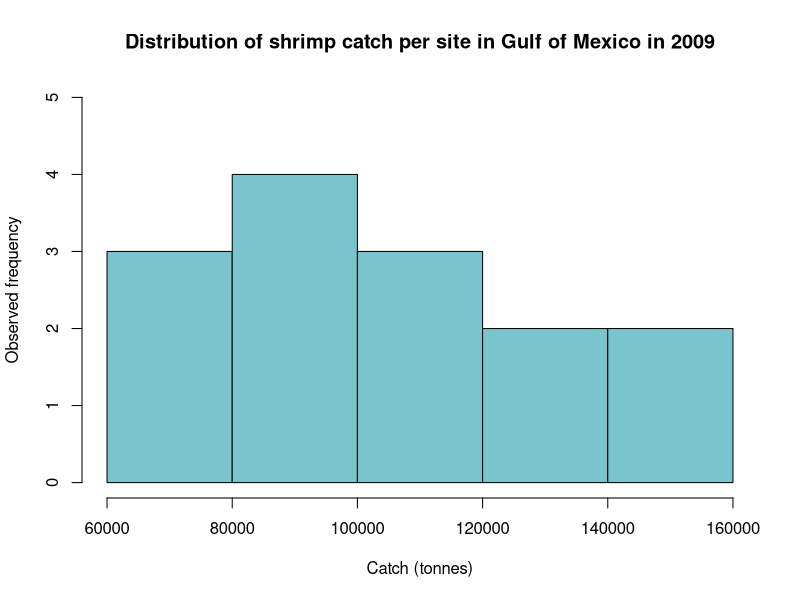
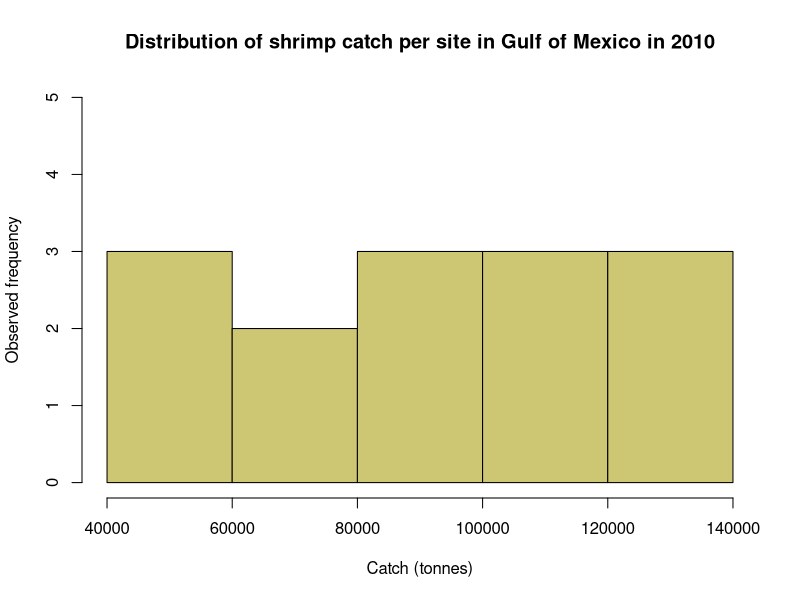
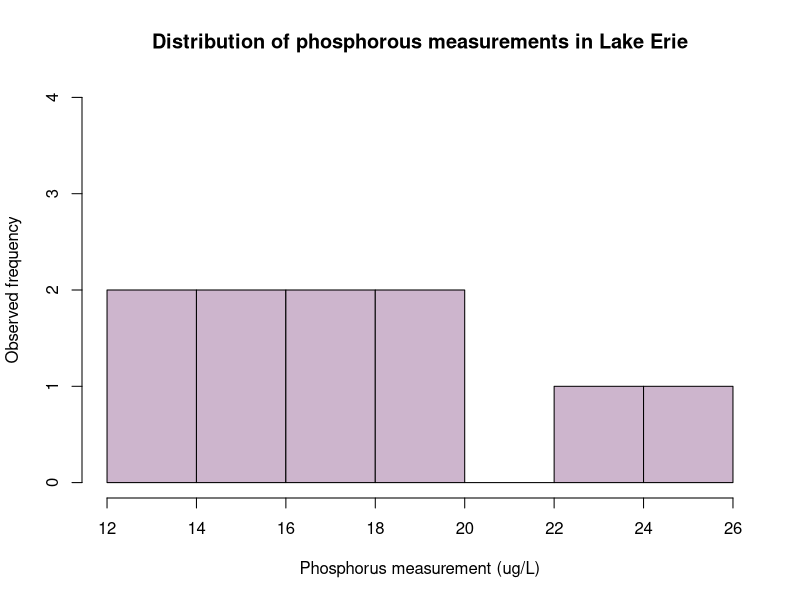
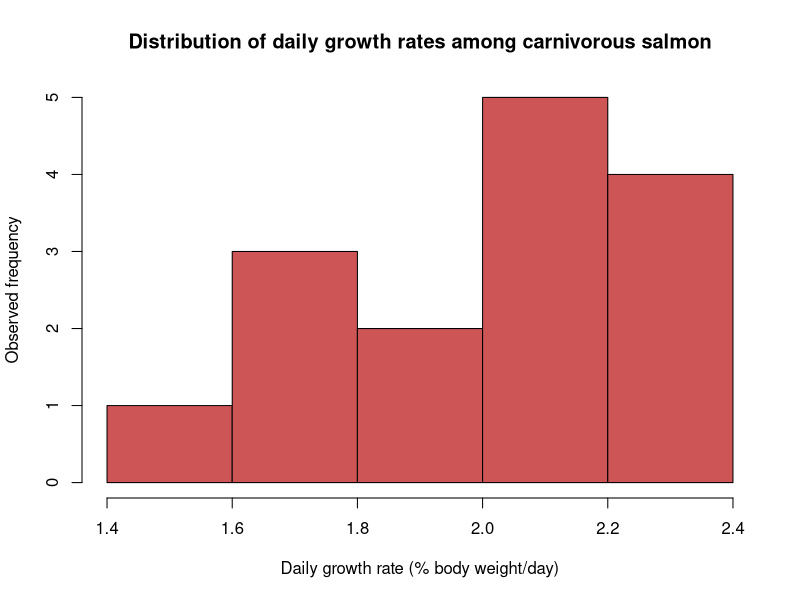
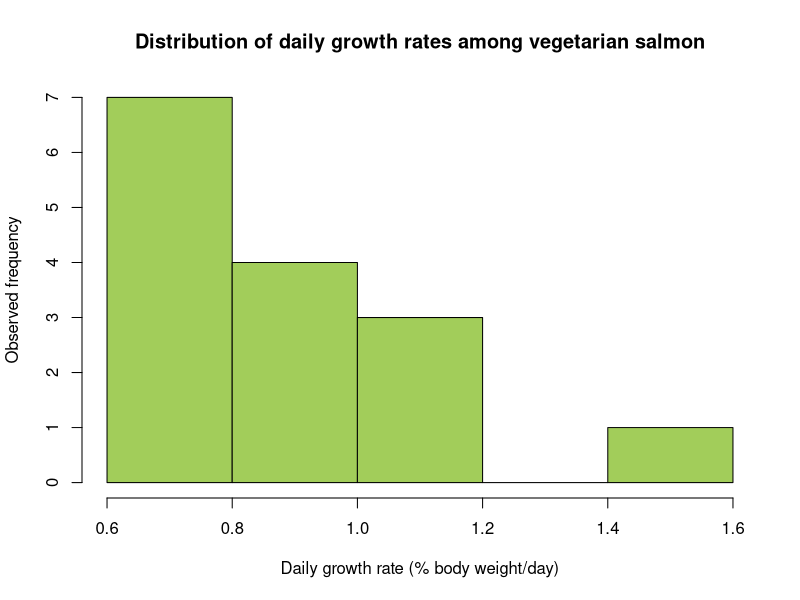
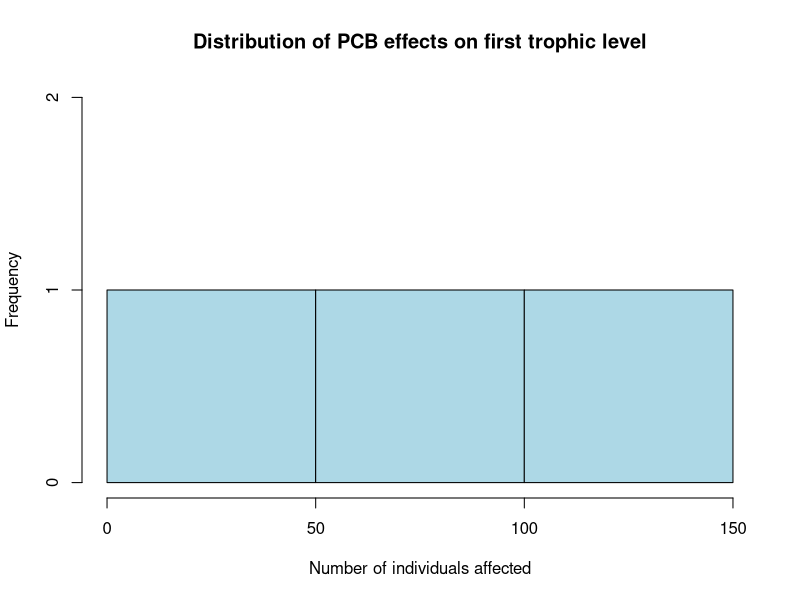
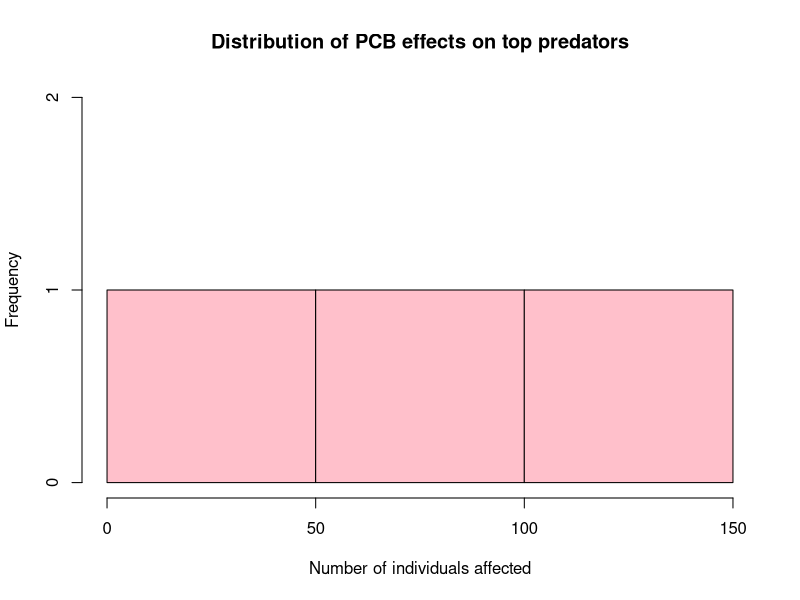

Recreate these plots in R, in order.
## ---- chunk 1
shrimp.data=read.csv("scenario1.csv")
shrimp.data
avg2009=mean(shrimp.data$catch2009)
avg2010=mean(shrimp.data$catch2010)
avgdiff=avg2009-avg2010
decline=avgdiff/avg2009*100
## ---- chunk 2
hist(shrimp.data$catch2009,main='Distribution of shrimp catch per site in Gulf of Mexico in 2009',xlab='Catch (tonnes)',ylab='Observed frequency',ylim=c(0,5),col="cadetblue3")
hist(shrimp.data$catch2010,main='Distribution of shrimp catch per site in Gulf of Mexico in 2010',xlab='Catch (tonnes)',ylab='Observed frequency',ylim=c(0,5),col='khaki3')
## ---- chunk 3
t.test(shrimp.data$catch2009,shrimp.data$catch2010,paired=TRUE)
## ---- chunk 4
Rtail=qt(0.975,13)
Ltail=qt(0.025,13)
## ---- chunk 5
lake.erie=read.csv("scenario2.csv")
lake.erie
meanP=mean(lake.erie$TotalP)
## ---- chunk 6
hist(lake.erie$TotalP,main="Distribution of phosphorous measurements in Lake Erie",xlab="Phosphorus measurement (ug/L)",ylab="Observed frequency",ylim=c(0,4),col="thistle3")
## ---- chunk 7
t.test(lake.erie$TotalP)
## ---- chunk 8
Rtail2=qt(0.975,9)
Ltail2=qt(0.025,9)
## ---- chunk 9
salmon.growth=read.csv("scenario3.csv")
salmon.growth
meanCarn=mean(salmon.growth$Carnivorous)
meanVeg=mean(salmon.growth$Vegetarian)
## ---- chunk 10
hist(salmon.growth$Carnivorous,main="Distribution of daily growth rates among carnivorous salmon",xlab="Daily growth rate (% body weight/day)",ylab="Observed frequency",col="indianred3")

hist(salmon.growth$Vegetarian,main="Distribution of daily growth rates among vegetarian salmon",xlab="Daily growth rate (% body weight/day)",ylab="Observed frequency",col="darkolivegreen3")
## ---- chunk 11
t.test(salmon.growth$Carnivorous,salmon.growth$Vegetarian)
## ---- chunk 12
Rtail3=qt(0.975,14)
Ltail3=qt(0.025,14)
## ---- chunk 13
first.level=c(133,100,17)
top.predator=c(4,61,35)
effect=c("No effect", "No reproduction", "Death")
PCB.effects=data.frame('FirstLevel'=first.level,'Predator'=top.predator) #this data frame does not include the effect vector as it is not deeded for the chi square function
PCB.effects
## ---- chunk 14
hist(first.level,main="Distribution of PCB effects on first trophic level",xlab="Number of individuals affected",ylab="Frequency",ylim=c(0,2),col="lightblue")

hist(first.level,main="Distribution of PCB effects on top predators",xlab="Number of individuals affected",ylab="Frequency",ylim=c(0,2),col="pink")
## ---- chunk 15
chisq.test(PCB.effects)
## ---- chunk 16
pcb.crit=qchisq(0.95,2)
